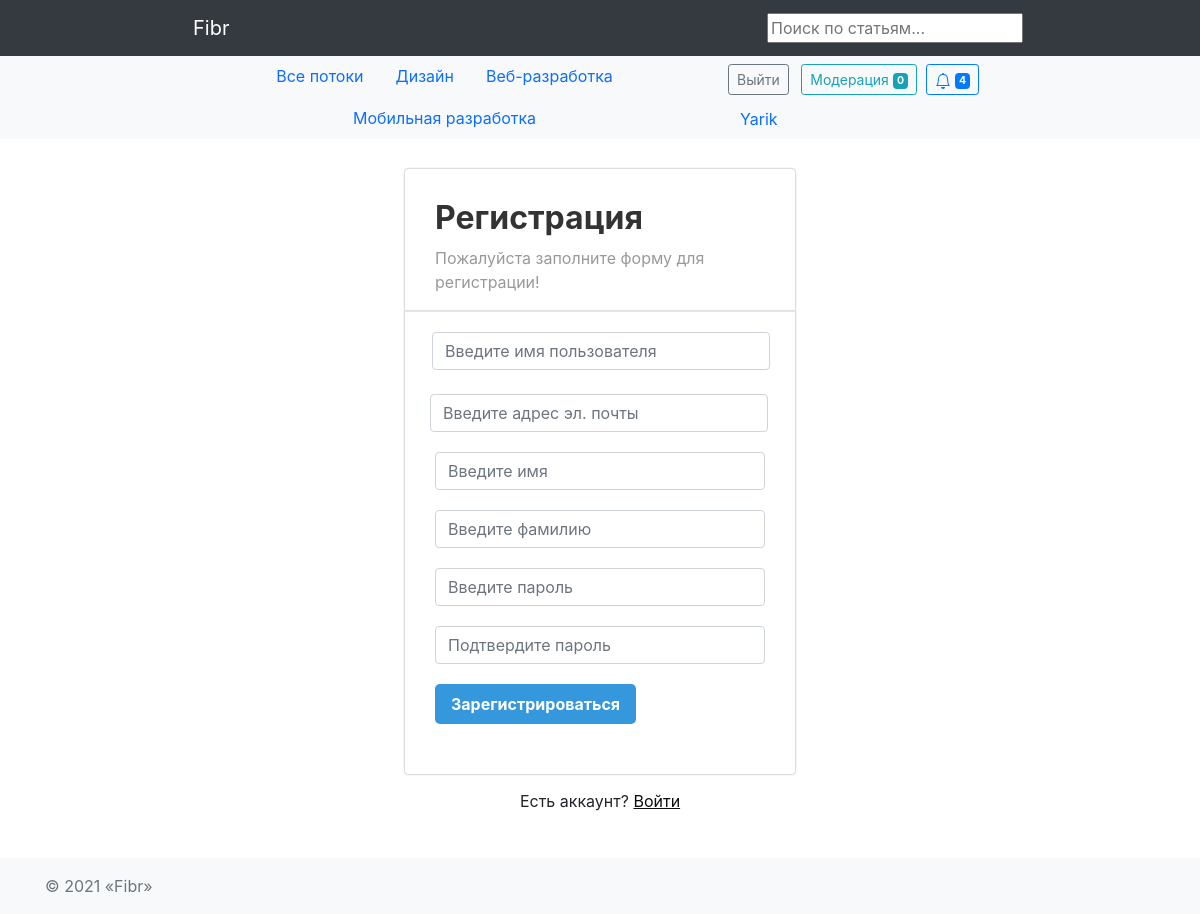
The app's page /auth/register/ (signed in) with its own data.
### hub/models.py (models this page shows, shortened)
class Topic(models.Model):
    name = models.CharField(max_length=64)
    short_description = models.TextField(blank=True)
    class Meta:
        verbose_name = 'Тематика'
        verbose_name_plural = 'Тематики'

### authapp/models.py (models this page shows, shortened)
class User(AbstractUser):
    image = models.ImageField(upload_to='users_avatars', blank=True, default='users_avatars/default.jpg')
    birthday = models.DateField(blank=True, null=True)
    is_moderator = models.BooleanField(default=False)
    is_blocked = models.BooleanField(default=False)
    blocked_time = models.DateTimeField(default=timezone.now)

### authapp/views.py (the view)
# urls.py: path('register/', authapp.RegisterUserView.as_view(), name='register'),
class RegisterUserView(CreateView):
    model = User
    template_name = 'authapp/register.html'
    form_class = UserRegisterForm
    success_url = '/'
    success_msg = 'Пользователь успешно создан'

### authapp/forms.py
class UserRegisterForm(UserCreationForm):
    class Meta:
        model = User
        fields = ('username', 'email', 'first_name', 'last_name', 'password1', 'password2')
    def __init__(self, *args, **kwargs):
        super().__init__(*args, **kwargs)
        self.fields['username'].widget.attrs['placeholder'] = 'Введите имя пользователя'
        self.fields['email'].widget.attrs['placeholder'] = 'Введите адрес эл. почты'
        self.fields['first_name'].widget.attrs['placeholder'] = 'Введите имя'
        self.fields['last_name'].widget.attrs['placeholder'] = 'Введите фамилию'
        self.fields['password1'].widget.attrs['placeholder'] = 'Введите пароль'
        self.fields['password2'].widget.attrs['placeholder'] = 'Подтвердите пароль'
        for field in self.fields.values():
            field.widget.attrs['class'] = 'form-control'

### article/models.py (called while the page is built)
    @staticmethod
    def get_moderated_articles():
        return Article.objects.filter(is_active=True, is_moderated=True)

### context_processor.py (called while the page is built)
def topic_list(request):
    return {"topic_list": Topic.objects.all()}

def moderated_article_count(request):
    return {'moderated_articles_count': Article.get_moderated_articles().count()}

### notification/models.py (called while the page is built)
    @staticmethod
    def total_count(user_pk):
        return Notification.objects.filter(user=user_pk).count()

    @staticmethod
    def total_unread_count(user_pk):
        return Notification.objects.filter(user=user_pk, read=False).count()

    @staticmethod
    def get_unread(user_pk):
        return Notification.objects.filter(user=user_pk, read=False).order_by('-created_at')

    @classmethod
    def get_new_comments_articles(cls, user):
        return Article.objects.filter(user=user).annotate(
            num_notices=Count('notification', filter=Q(notification__type_of=cls.NEW_COMMENT) & Q(
                notification__read=False))) \
            .filter(num_notices__gt=0).order_by('-num_notices')

    @classmethod
    def get_new_comments_reply(cls, user):
        return Comment.objects.filter(user=user).annotate(
            num_notices=Count('notification', filter=Q(notification__type_of=cls.COMMENT_REPLY) & Q(
                notification__read=False))) \
            .filter(num_notices__gt=0).order_by('-num_notices')

### authapp/templates/authapp/register.html (shortened to what this page needs)
{% extends 'authapp/base.html' %}
{% load static %}
{% block content %}
    <div class="signup-form">
        <form method="post" novalidate>
            <h2>Регистрация</h2>
            <p>Пожалуйста заполните форму для регистрации!</p>
            <hr>
            <div class="form-group">
                <div class="row">
                    <div class="col-xs-6">{{ form.username }}{{ form.username.errors }}</div>
                    <div class="col-xs-6 pt-4">{{ form.email }}</div>
                </div>
            </div>
            <div class="form-group">
                {{ form.first_name }}
            </div>
            <div class="form-group">{{ form.last_name }}</div>
            <div class="form-group">
                {{ form.password1 }}{{ form.password1.errors }}
            </div>
            <div class="form-group">
                {{ form.password2 }}{{ form.password2.errors }}
            </div>
            <div class="form-group">
                <button type="submit" class="btn btn-primary btn-lg">Зарегистрироваться</button>
            </div>
        </form>
        <div class="hint-text">Есть аккаунт? <a style="color: #0d0d0d" href="{% url 'auth:login' %}">Войти</a></div>
    </div>
{% endblock %}

### mainapp/templates/mainapp/includes/inc_nav_menu.html (shortened to what this page needs)
<nav class="navbar navbar-expand-lg navbar-dark bg-dark">
    <div class="container w-75">
        <a class="navbar-brand px-lg-3" href="/">Fibr</a>
        <form action="{% url 'search:search_result'  %}" method="get">
            <input name="q" type="text" placeholder="Поиск по статьям...">
        </form>
    </div>
</nav>
<nav id="navbar_top" class="navbar-expand-md navbar-light bg-light">
    <div class="container d-flex justify-content-between w-75">
        <ul class="nav justify-content-center">
            <li class="nav-item">
                <a class="nav-link" href="/">Все потоки</a>
            </li>
            {% for topic in topic_list %}
            <li class="nav-item">
                <a class="nav-link" href="{% url 'hub:topic' topic.pk %}">
                    {{ topic.name }}
                </a>
            </li>
            {% endfor %}
        </ul>
        <ul class="nav">
            <li class="nav-item">
                <div class="d-grid gap-2 d-md-block mt-1">
                    {% if user.is_authenticated %}
                    <button class="btn btn-outline-secondary btn-sm my-0 m-1" type="button"
                        onclick="location.href='{% url 'auth:logout' %}'">
                        Выйти
                    </button>
                    {% endif %}
                    {% if user.is_moderator %}
                    <button class="btn btn-outline-info btn-sm my-0 m-1" type="button"
                        onclick="location.href='{% url 'auth:moderation' %}'">
                        Модерация <span class="badge badge-info">{{ moderated_articles_count }}</span>
                    </button>
                    {% endif %}
                    {% include 'notification/includes/inc_notification.html' %}
                </div>
            </li>
            {% if user.is_authenticated %}
            <li class="nav-item">
                <a class="nav-link" href="{% url 'auth:profile' user.pk %}">{{ user.username }}</a>
            </li>
            {% endif %}
        </ul>
    </div>
</nav>

### authapp/templates/authapp/register.html (style rules this page uses)
.form-control { height: 41px; background: #f2f2f2; box-shadow: none !important; border: none; }
.form-control, .btn { border-radius: 3px; }
.signup-form { width: 390px; margin: 30px auto; }
.signup-form form { color: #999; border-radius: 3px; margin-bottom: 15px; background: #fff; box-shadow: 0 0 2px rgba(0, 0, 0, 0.5); padding: 30px; }
.signup-form h2 { color: #333; font-weight: bold; margin-top: 0; }
.signup-form hr { margin: 0 -30px 20px; }
.signup-form .form-group { margin-bottom: 20px; }
.signup-form .row div:first-child { padding-right: 10px; }
.signup-form .row div:last-child { padding-left: 10px; }
.signup-form .btn { font-size: 16px; font-weight: bold; background: #3598dc; border: none; min-width: 140px; }
.signup-form a { color: #fff; text-decoration: underline; }
.signup-form .hint-text { padding-bottom: 15px; text-align: center; }

### records on screen
Topic: name "Дизайн"
Topic: name "Веб-разработка"
Topic: name "Мобильная разработка"
User: username "Yarik"

### other values on screen
{{ moderated_articles_count }} "0"
{{ notice.unread_count }} "4"
